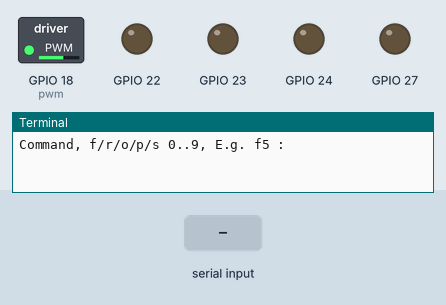
A program run on a simulated Raspberry Pi (BCM pin numbers). On the bench: switched loads named in the program (green lamp = pin HIGH), output pins drawn as LEDs (lit = HIGH), the last lines printed to the terminal. The inputs (shaded band) are chosen by the test bench. The desktop window is not drawn, its controls go by their first labels and the mouse button is held 0.15 s.

Above: at 1.2 s.
1.3 s: "f" typed at the terminal, then Enter
At 2.0 s:
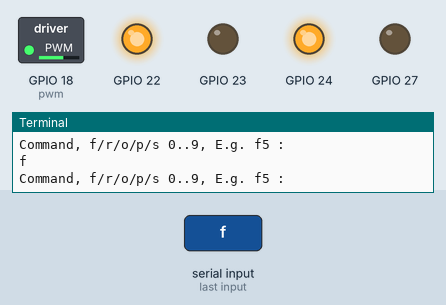
2.8 s: "r" typed at the terminal, then Enter
At 3.1 s:
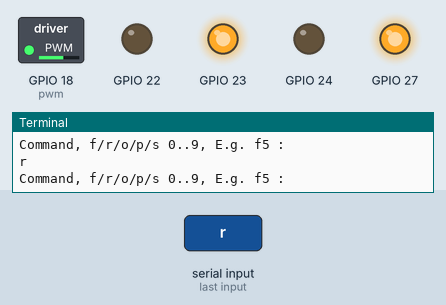
4.3 s: "o" typed at the terminal, then Enter
At 5.5 s:
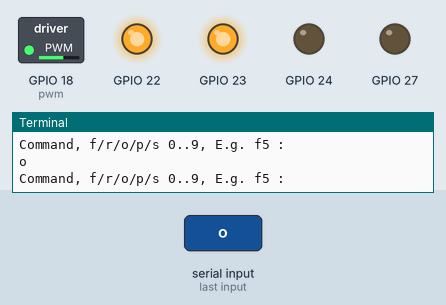
5.8 s: "p" typed at the terminal, then Enter
At 6.6 s:
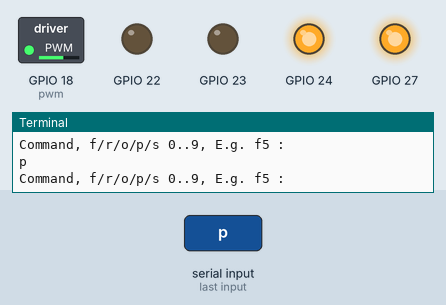
Timing chart, 0 to 8.3 s (numbered marks = the images above; inputs shaded):
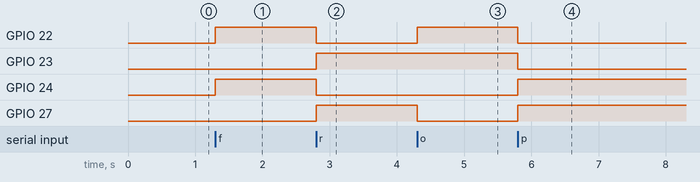

Measured:
- after the input at 1.3 s, GPIO 22, GPIO 24: LOW → HIGH at once
- after the input at 2.8 s, GPIO 22, GPIO 24: HIGH → LOW at once; GPIO 23, GPIO 27: LOW → HIGH at once
- after the input at 4.3 s, GPIO 22: LOW → HIGH at once; GPIO 27: HIGH → LOW at once
- after the input at 5.8 s, GPIO 22, GPIO 23: HIGH → LOW at once; GPIO 24, GPIO 27: LOW → HIGH at once

The program:

motor2.py
```python
from Tkinter import *
import RPi.GPIO as GPIO
import time
GPIO.setmode(GPIO.BCM)
GPIO.setup(18, GPIO.OUT)
pwm = GPIO.PWM(18,100)
pwm.start(60)
left_in1_pin = 24
left_in2_pin = 23
right_in1_pin = 22
right_in2_pin = 27
class Motor(object):
    def __init__(self, in1_pin, in2_pin):
        self.in1_pin = in1_pin
        self.in2_pin = in2_pin

        GPIO.setup(self.in1_pin, GPIO.OUT)
        GPIO.setup(self.in2_pin, GPIO.OUT)


    def clockwise(self):
        GPIO.output(self.in1_pin, True)
        GPIO.output(self.in2_pin, False)
    def counter_clockwise(self):
        GPIO.output(self.in1_pin, False)
        GPIO.output(self.in2_pin, True)

    def stop(self):
        GPIO.output(self.in1_pin, False)
        GPIO.output(self.in2_pin, False)

####def set(property, value):
##    try:
##        f = open("/sys/class/rpi-pwm/pwm0/" + property, 'w')
##        f.write(value)
#        f.close()
 #   except:
 #       print("Error writing to: " + property + " value: " + value)

try:
    #set("delayed", "0")
    #set("frequency", "500")
    #set("active", "1")
    left_motor = Motor(left_in1_pin, left_in2_pin)
    right_motor = Motor(right_in1_pin, right_in2_pin)

    direction = None

    while True:
        cmd = raw_input("Command, f/r/o/p/s 0..9, E.g. f5 :")


            # if enter was pressed with no value, just stick with the current value
        if len(cmd) > 0:
            direction = cmd[0]
        if direction == "f":
            left_motor.clockwise()
            right_motor.clockwise()
        elif direction == "r":
            left_motor.counter_clockwise()
            right_motor.counter_clockwise()
        elif direction == "o": # opposite1
            left_motor.counter_clockwise()
            right_motor.clockwise()
        elif direction == "p":
            left_motor.clockwise()
            right_motor.counter_clockwise()
        else:
            left_motor.stop()
            right_motor.stop()

        # only need to adjust speed if we want to
        #if len(cmd) > 1:
        #    speed = int(cmd[1]) * 11
         #   set("duty", str(speed))

except KeyboardInterrupt:
    left_motor.stop()
    right_motor.stop()
    print "\nstopped"
```
